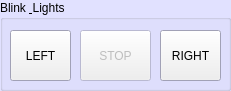
  <widget class="QGroupBox" name="Blink_Lights">
   <property name="geometry">
    <rect>
     <x>10</x>
     <y>590</y>
     <width>231</width>
     <height>91</height>
    </rect>
   </property>
   <property name="palette">
    <palette>
     <active>
      <colorrole role="Base">
       <brush brushstyle="SolidPattern">
        <color alpha="255">
         <red>255</red>
         <green>255</green>
         <blue>255</blue>
        </color>
       </brush>
      </colorrole>
      <colorrole role="Window">
       <brush brushstyle="SolidPattern">
        <color alpha="255">
         <red>225</red>
         <green>225</green>
         <blue>255</blue>
        </color>
       </brush>
      </colorrole>
     </active>
     <inactive>
      <colorrole role="Base">
       <brush brushstyle="SolidPattern">
        <color alpha="255">
         <red>255</red>
         <green>255</green>
         <blue>255</blue>
        </color>
       </brush>
      </colorrole>
      <colorrole role="Window">
       <brush brushstyle="SolidPattern">
        <color alpha="255">
         <red>225</red>
         <green>225</green>
         <blue>255</blue>
        </color>
       </brush>
      </colorrole>
     </inactive>
     <disabled>
      <colorrole role="Base">
       <brush brushstyle="SolidPattern">
        <color alpha="255">
         <red>225</red>
         <green>225</green>
         <blue>255</blue>
        </color>
       </brush>
      </colorrole>
      <colorrole role="Window">
       <brush brushstyle="SolidPattern">
        <color alpha="255">
         <red>225</red>
         <green>225</green>
         <blue>255</blue>
        </color>
       </brush>
      </colorrole>
     </disabled>
    </palette>
   </property>
   <property name="autoFillBackground">
    <bool>true</bool>
   </property>
   <property name="title">
    <string>Blink &amp; Lights</string>
   </property>
   <widget class="QPushButton" name="pushButton_Blink_Left">
    <property name="enabled">
     <bool>true</bool>
    </property>
    <property name="geometry">
     <rect>
      <x>10</x>
      <y>30</y>
      <width>61</width>
      <height>51</height>
     </rect>
    </property>
    <property name="palette">
     <palette>
      <active>
       <colorrole role="Highlight">
        <brush brushstyle="SolidPattern">
         <color alpha="255">
          <red>255</red>
          <green>255</green>
          <blue>0</blue>
         </color>
        </brush>
       </colorrole>
      </active>
      <inactive>
       <colorrole role="Highlight">
        <brush brushstyle="SolidPattern">
         <color alpha="255">
          <red>255</red>
          <green>255</green>
          <blue>0</blue>
         </color>
        </brush>
       </colorrole>
      </inactive>
      <disabled>
       <colorrole role="Highlight">
        <brush brushstyle="SolidPattern">
         <color alpha="255">
          <red>51</red>
          <green>153</green>
          <blue>255</blue>
         </color>
        </brush>
       </colorrole>
      </disabled>
     </palette>
    </property>
    <property name="text">
     <string>LEFT</string>
    </property>
    <property name="checkable">
     <bool>true</bool>
    </property>
   </widget>
   <widget class="QPushButton" name="pushButton_Blink_Right">
    <property name="enabled">
     <bool>true</bool>
    </property>
    <property name="geometry">
     <rect>
      <x>160</x>
      <y>30</y>
      <width>61</width>
      <height>51</height>
     </rect>
    </property>
    <property name="palette">
     <palette>
      <active>
       <colorrole role="Highlight">
        <brush brushstyle="SolidPattern">
         <color alpha="255">
          <red>255</red>
          <green>255</green>
          <blue>0</blue>
         </color>
        </brush>
       </colorrole>
      </active>
      <inactive>
       <colorrole role="Highlight">
        <brush brushstyle="SolidPattern">
         <color alpha="255">
          <red>255</red>
          <green>255</green>
          <blue>0</blue>
         </color>
        </brush>
       </colorrole>
      </inactive>
      <disabled>
       <colorrole role="Highlight">
        <brush brushstyle="SolidPattern">
         <color alpha="255">
          <red>51</red>
          <green>153</green>
          <blue>255</blue>
         </color>
        </brush>
       </colorrole>
      </disabled>
     </palette>
    </property>
    <property name="text">
     <string>RIGHT</string>
    </property>
    <property name="checkable">
     <bool>true</bool>
    </property>
   </widget>
   <widget class="QPushButton" name="pushButton_Light_Dtop">
    <property name="enabled">
     <bool>false</bool>
    </property>
    <property name="geometry">
     <rect>
      <x>80</x>
      <y>30</y>
      <width>71</width>
      <height>51</height>
     </rect>
    </property>
    <property name="text">
     <string>STOP</string>
    </property>
    <property name="checkable">
     <bool>true</bool>
    </property>
   </widget>
  </widget>
